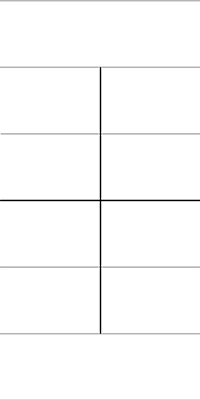
#> input picture img/A.png, 200 x 400 px
$ python main.py
#> lines starting #> are read from the running program, lines starting #| are printed output that depends on the picture
### variables.py
from PIL import Image

A=Image.open("img/A.png")
#> A is the input picture: PIL image 200x400 RGBA; mean R, G, B, A 135.4, 135.4, 135.4, 7.3
B=Image.open("img/B.png")
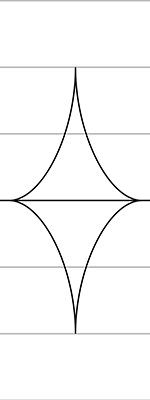
#> input picture img/B.png, 150 x 400 px
#> B is the input picture: PIL image 150x400 RGBA; mean R, G, B, A 123, 123, 123, 9.9
CH=Image.open("img/CH.png")
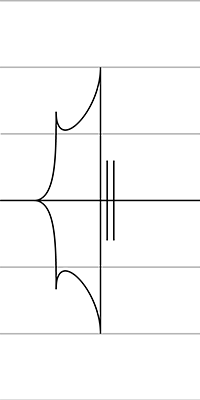
#> input picture img/CH.png, 200 x 400 px
#> CH is the input picture: PIL image 200x400 RGBA; mean R, G, B, A 123.5, 123.5, 123.5, 9.8
D=Image.open("img/D.png")
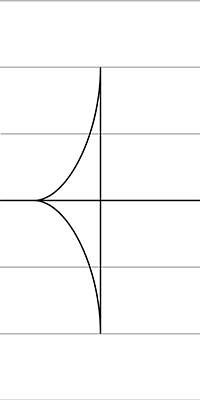
#> input picture img/D.png, 200 x 400 px
#> D is the input picture: PIL image 200x400 RGBA; mean R, G, B, A 132, 132, 132, 8.6
E=Image.open("img/E.png")
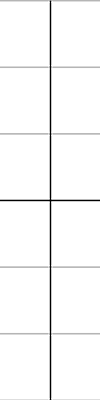
#> input picture img/E.png, 100 x 400 px
#> E is the input picture: PIL image 100x400 RGBA; mean R, G, B, A 101.8, 101.8, 101.8, 9.7
F=Image.open("img/F.png")
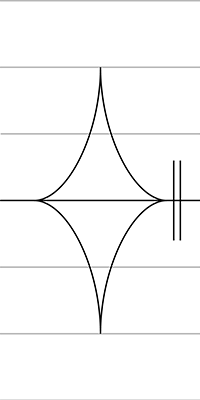
#> input picture img/F.png, 200 x 400 px
#> F is the input picture: PIL image 200x400 RGBA; mean R, G, B, A 126, 126, 126, 9.7
#> (the run stopped early here; a loop or call above may not have finished)
